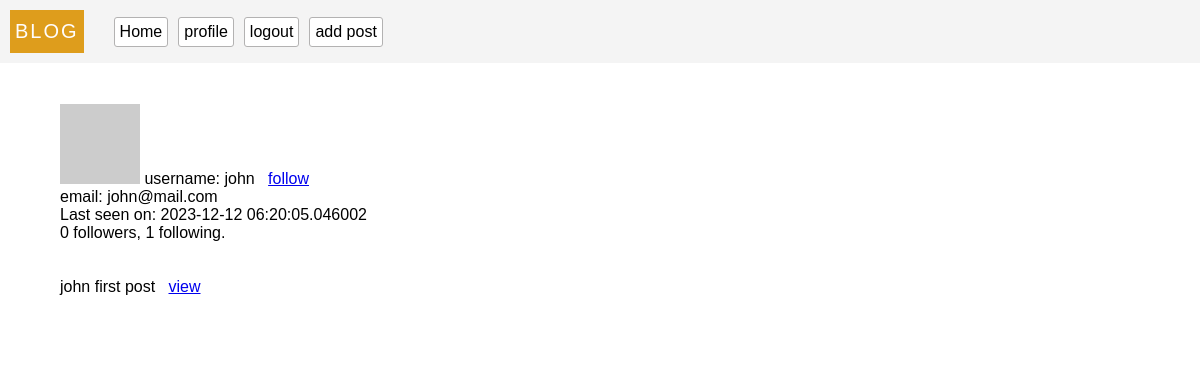
/user/2 (signed in), run on an earlier commit of the app's database.
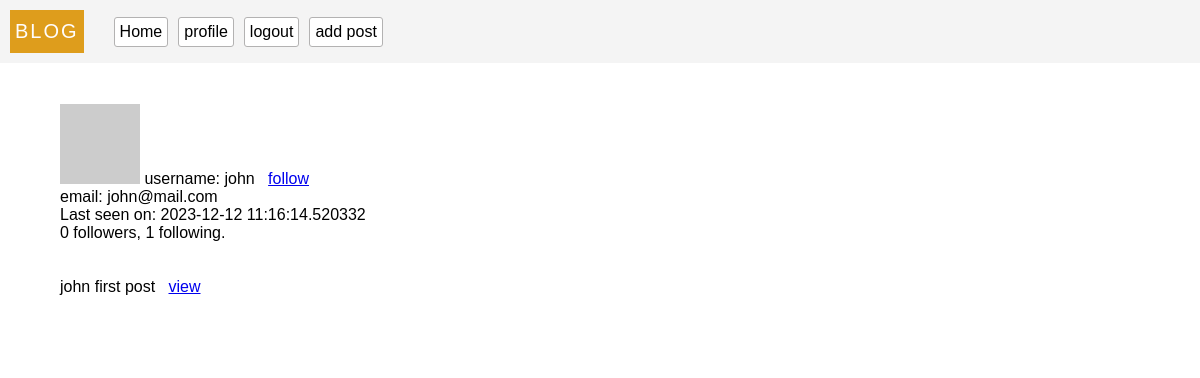
And on a later commit of the database.
### models.py (models this page shows, shortened)
class User(db.Model, UserMixin):
  __tablename__ = 'users'
  id = db.Column(db.Integer, primary_key = True)
  username = db.Column(db.String(100), unique = True, index = True)
  email = db.Column(db.String(100), index = True, unique = True)
  password = db.Column(db.String(200))
  last_seen = db.Column(db.DateTime, default=datetime.utcnow, index = True)
  about_me = db.Column(db.String, nullable=True)
  posts = db.relationship(
    'Post',
    backref = 'author',
    lazy = 'dynamic'
  )
  followed = db.relationship(
    'User',
    secondary = followers,
    primaryjoin = (followers.c.follower_id == id),
    secondaryjoin = (followers.c.followed_id == id),
    backref = db.backref('followers', lazy='dynamic'),
    lazy = 'dynamic'
  )
  follower = db.relationship(
    'User',
    secondary = followers,
    primaryjoin = (followers.c.followed_id == id),
    secondaryjoin = (followers.c.follower_id == id),
    backref = db.backref('followed_user', lazy='dynamic'),
    lazy = 'dynamic'
  )
  def avatar(self, size='80'):
    digest = md5(str(self.email).lower().encode('utf-8')).hexdigest()
    return f'https://gravatar.com/avatar/{digest}?d=identicon&s={size}'
  def update_last_seen(self):
    self.last_seen = datetime.utcnow()
    db.session.commit()
  def is_following(self, user):
    return self.followed.filter(followers.c.followed_id == user.id).count() > 0
  @login.user_loader
  def get_user(id):
    return User.query.get(int(id))

class Post(db.Model):
  __tablename__ = 'posts'
  id = db.Column(db.Integer, primary_key = True)
  body = db.Column(db.String(300) ,nullable = False)
  title = db.Column(db.String(20), nullable = False)
  timestamp = db.Column(db.DateTime, default=datetime.utcnow, index = True)
  user_id = db.Column(db.Integer, db.ForeignKey('users.id'))

### server.py (the view)
@app.route('/user/<id>')
@login_required
def user_profile(id):
  user = User.query.get(id)
  if user == None:
    flash('this user profile cannot be found , profile probably deleted or suspended !', 'error')
    return redirect(url_for('index'))
  return render_template('user.html', user=user, posts = user.posts)

### server.py (called while the page is built)
@app.before_request
def validate():
  if current_user.is_authenticated:
    current_user.update_last_seen()

### templates/user.html (shortened to what this page needs)
{% extends 'base.html' %}
{% block content %}
<section>
  <img src="{{user.avatar(100)}}" alt="photo">
  <span>username:  {{user.username}}</span>
  <span> &nbsp;</span>
    {% if current_user.id != user.id %}
      {% if current_user.is_following(user) %}
        <a href="/follow/{{user.id}}"> unfollow </a>
      {% else %}
        <a href="/follow/{{user.id}}"> follow </a>
      {% endif %}
    {% endif %}
  <br>
  <sapn>email: {{user.email}}</sapn>
  {% if user.last_seen %}<p>Last seen on: {{ user.last_seen }}</p>{% endif %}
  <p>{{ user.follower.count() }} followers, {{ user.followed.count() }} following.</p>
</section>
<section>
  <br> <br>
  {% for post in posts %}
      <p>
        {{post.title}}
        <a href="/post/{{post.id}}">view</a>
      </p>
      <br>
    {% endfor %}
</section>
{% endblock %}

### templates/base.html (shortened to what this page needs)
<!DOCTYPE html>
<html lang="en">
<head>
  <link rel="stylesheet" href="/static/styles/base.css">
</head>
<body>
  <nav>
    <ul class="nav-bar">
      <p class="logo">BLOG </p>
      <li>
        <a href="{{url_for('index')}}">Home</a>
      </li>
      {% if current_user.is_authenticated %}
        <li>
          <a href="{{url_for('profile')}}">profile</a>
        </li>
        <li>
          <a href="{{url_for('logout')}}">logout</a>
        </li>
        <li>
          <a href="{{url_for('add_post')}}"> add post</a>
        </li>
      {% endif %}
    </ul>
  </nav>
<div class="container">
  {% block content%}
  {% endblock %}
</div>
</body>
</html>

### static/styles/base.css (style rules this page uses)
* { padding:0px; margin: 0px; box-sizing: border-box; }
body { font-family: 'Lucida Sans', 'Lucida Sans Regular', 'Lucida Grande', 'Lucida Sans Unicode', Geneva, Verdana, sans-serif; }
.nav-bar { display:flex; margin-bottom: 5px; align-items: center; background-color: #f4f4f4; padding:10px; }
.nav-bar>.logo { font-size: 20px ; color: rgb(255, 253, 253); background-color: rgb(222, 157, 28); padding:10px 5px; letter-spacing: 2px; margin-right: 30px; }
.nav-bar>li { background-color: rgb(255, 255, 255); color:black; padding:5px; margin-right: 10px; cursor: pointer; border-radius: 3px; border: solid 1px rgb(179, 178, 178); list-style: none; text-align: center; transition: all 0.1s; }
.nav-bar>li>a { color: black; text-decoration: none; text-align: center; }
.container { padding:3% 5%; background-color: #fff; }

What changed in the data, as far as the page shows it:
changed User "john": last_seen "2023-12-12 06:20:05.046002" → "2023-12-12 11:16:14.520332"
